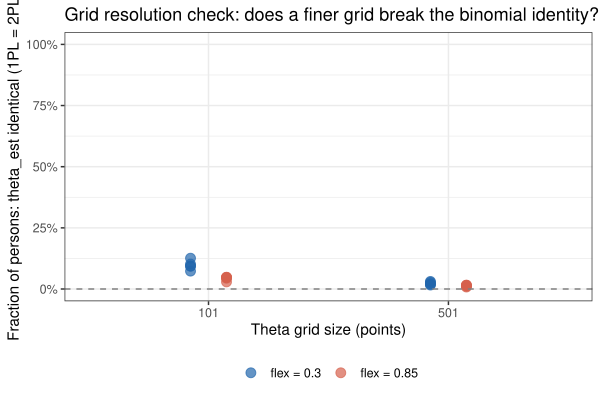

Write the R code that produced this figure.
# src/diag_grid_resolution.R
#
# Tests whether the 101-point theta grid causes artifical IMV identity
# across binomial models at high flex.
#
# Approach: take 10 reps from the existing RDS (5 high-flex, 5 low-flex),
# re-run the theta-scoring step for 1PL-logit vs 2PL-logit with 101 and
# 501 grid points, and compare theta_est and holdout IMV.
#
# Key question: at high flex, does a finer grid break the exact identity,
# or do the models genuinely converge?

suppressPackageStartupMessages({
  library(ggplot2)
  library(dplyr)
  library(scam)
  library(imv)
})

SIM <- "/home/ben/Dropbox/projects/irw/irw_site/sims"

# ── Shared model helpers ──────────────────────────────────────────────────────

gpcm_probs <- function(theta, a, b) {
  K  <- length(b) + 1L
  ln <- matrix(0, nrow = length(theta), ncol = K)
  for (k in seq_len(K - 1L))
    ln[, k + 1L] <- ln[, k] + a * (theta - b[k])
  ln <- ln - apply(ln, 1, max)
  ex <- exp(ln); ex / rowSums(ex)
}

binom_probs_fn <- function(theta, a, b, K) {
  p <- pmin(pmax(plogis(a * theta - b), 1e-10), 1 - 1e-10)
  outer(p, 0:(K - 1L), function(pp, k) dbinom(k, K - 1L, pp))
}

item_ll <- function(probs, X)
  sum(log(pmax(probs[cbind(seq_along(X), X + 1L)], 1e-15)))

fit_binom_1pl <- function(X, theta) {
  K <- max(X) + 1L
  mod <- glm(cbind(X, K - 1L - X) ~ offset(theta), family = binomial("logit"))
  list(a = 1.0, b = -coef(mod)[["(Intercept)"]])
}

fit_binom_2pl <- function(X, theta) {
  mod <- glm(cbind(X, max(X) + 1L - 1L - X) ~ theta, family = binomial("logit"))
  list(a = coef(mod)[["theta"]], b = -coef(mod)[["(Intercept)"]])
}

rand_mono_spline <- function(n_knots = 7L) {
  x_k <- seq(-4, 4, length.out = n_knots)
  y_k <- sort(runif(n_knots))
  splinefun(x_k, y_k, method = "monoH.FC")
}

np_probs_fn <- function(theta, a_j, b_j, K, flex, splines_j) {
  n       <- K - 1L
  theta_c <- pmin(pmax(theta, -4), 4)
  gpcm_cat <- gpcm_probs(theta, a_j, b_j)
  gpcm_cum <- matrix(NA_real_, length(theta), n)
  for (k in seq_len(n))
    gpcm_cum[, k] <- 1 - rowSums(gpcm_cat[, seq_len(k), drop = FALSE])
  rand_cum <- matrix(NA_real_, length(theta), n)
  for (k in seq_len(n))
    rand_cum[, k] <- pmin(pmax(splines_j[[k]](theta_c), 0), 1)
  cum <- (1 - flex) * gpcm_cum + flex * rand_cum
  if (n > 1L) cum <- t(apply(cum, 1, sort, decreasing = TRUE))
  probs <- cbind(
    1 - cum[, 1],
    if (n > 1L) cum[, seq_len(n - 1L), drop = FALSE] -
                cum[, seq_len(n - 1L) + 1L, drop = FALSE],
    cum[, n]
  )
  pmax(probs, 1e-10)
}

imv_c_fn <- function(y, pctt.tab, p1, p2) {
  nn  <- length(pctt.tab); iis <- 0:(nn - 1L); om <- numeric(nn)
  for (ii in iis) {
    ns <- om.tmp <- numeric()
    for (jj in iis[-match(ii, iis)]) {
      y2   <- y[y$resp %in% c(ii, jj), ]
      resp <- ifelse(y2$resp == ii, 1, 0)
      p1ii <- y2[[paste0(p1, ii)]]; p1jj <- y2[[paste0(p1, jj)]]
      p2ii <- y2[[paste0(p2, ii)]]; p2jj <- y2[[paste0(p2, jj)]]
      z    <- data.frame(resp = resp,
                         p1   = p1ii / (p1ii + p1jj),
                         p2   = p2ii / (p2ii + p2jj))
      om.tmp[as.character(jj)] <- imv.binary(z$resp, z$p1, z$p2)
      ns[as.character(jj)]     <- nrow(z)
    }
    om[ii + 1L] <- sum(om.tmp * ns) / sum(ns)
  }
  sum(om * pctt.tab) / sum(pctt.tab)
}

# ── Score theta from grid for one model ───────────────────────────────────────
score_theta <- function(fits, predict_fn, X_mat, ho_mat, N, K, n_grid) {
  theta_grid  <- seq(-4, 4, length.out = n_grid)
  N_ITEMS     <- ncol(X_mat)
  total_ll    <- matrix(0, N, length(theta_grid))
  for (j in seq_len(N_ITEMS)) {
    obs_j   <- which(!ho_mat[, j])
    pr_grid <- predict_fn(fits[[j]], theta_grid, K)
    total_ll[obs_j, ] <- total_ll[obs_j, ] +
      t(log(pmax(pr_grid, 1e-15)))[X_mat[obs_j, j] + 1L, ]
  }
  theta_grid[apply(total_ll, 1, which.max)]
}

# ── One simulated rep ─────────────────────────────────────────────────────────
run_grid_check <- function(flex, rep_seed, n_grids = c(101L, 501L),
                           N = 1000L, N_ITEMS = 10L, K = 5L) {
  set.seed(rep_seed)
  theta_true <- rnorm(N)
  shifts     <- runif(N_ITEMS, -1, 1)

  X_mat       <- matrix(NA_integer_, N, N_ITEMS)
  item_params <- vector("list", N_ITEMS)
  for (j in seq_len(N_ITEMS)) {
    a_j       <- rlnorm(1L, meanlog = 0, sdlog = 0.5)
    b_j       <- seq(-1.5, 1.5, length.out = K - 1L) + shifts[j] +
                 rnorm(K - 1L, 0, 0.3)
    splines_j <- lapply(seq_len(K - 1L), function(k) rand_mono_spline())
    probs_j   <- np_probs_fn(theta_true, a_j, b_j, K, flex, splines_j)
    probs_j   <- probs_j / rowSums(probs_j)
    X_j       <- apply(probs_j, 1, function(p) sample.int(K, 1L, prob = p) - 1L)
    tries <- 0L
    while (length(unique(X_j)) < K && tries < 5L) {
      shifts[j]  <- runif(1, -1, 1)
      b_j        <- seq(-1.5, 1.5, length.out = K - 1L) + shifts[j] + rnorm(K-1L,0,0.3)
      splines_j  <- lapply(seq_len(K - 1L), function(k) rand_mono_spline())
      probs_j    <- np_probs_fn(theta_true, a_j, b_j, K, flex, splines_j)
      probs_j    <- probs_j / rowSums(probs_j)
      X_j        <- apply(probs_j, 1, function(p) sample.int(K, 1L, prob = p) - 1L)
      tries      <- tries + 1L
    }
    X_mat[, j]       <- X_j
    item_params[[j]] <- list(a = a_j, b = b_j, splines = splines_j)
  }

  # 20% cell holdout
  n_ho   <- as.integer(0.2 * N * N_ITEMS)
  ho_lin <- sample(N * N_ITEMS, n_ho)
  ho_mat <- matrix(FALSE, N, N_ITEMS)
  ho_mat[ho_lin] <- TRUE
  ho_row <- row(ho_mat)[ho_lin]
  ho_col <- col(ho_mat)[ho_lin]
  all_X_ho <- X_mat[ho_lin]
  pctt.tab <- as.numeric(table(factor(all_X_ho, 0:(K-1)))) / length(all_X_ho)

  # Fit 1PL and 2PL using true theta (on training cells only)
  fits_1pl <- lapply(seq_len(N_ITEMS), function(j) {
    obs_j <- !ho_mat[, j]
    fit_binom_1pl(X_mat[obs_j, j], theta_true[obs_j])
  })
  fits_2pl <- lapply(seq_len(N_ITEMS), function(j) {
    obs_j <- !ho_mat[, j]
    fit_binom_2pl(X_mat[obs_j, j], theta_true[obs_j])
  })

  pred_1pl <- function(f, th, K) binom_probs_fn(th, f$a, f$b, K)
  pred_2pl <- function(f, th, K) binom_probs_fn(th, f$a, f$b, K)

  results <- lapply(n_grids, function(ng) {
    th_1pl <- score_theta(fits_1pl, pred_1pl, X_mat, ho_mat, N, K, ng)
    th_2pl <- score_theta(fits_2pl, pred_2pl, X_mat, ho_mat, N, K, ng)

    # Fraction of persons where theta_est is identical
    frac_same <- mean(th_1pl == th_2pl)

    # Holdout predictions
    pr_1pl <- matrix(NA_real_, n_ho, K)
    pr_2pl <- matrix(NA_real_, n_ho, K)
    for (j in seq_len(N_ITEMS)) {
      cells_j <- which(ho_col == j)
      if (length(cells_j) == 0L) next
      pr_1pl[cells_j, ] <- pred_1pl(fits_1pl[[j]], th_1pl[ho_row[cells_j]], K)
      pr_2pl[cells_j, ] <- pred_2pl(fits_2pl[[j]], th_2pl[ho_row[cells_j]], K)
    }

    # IMV: 2PL vs 1PL (positive = 2PL wins)
    df <- as.data.frame(pr_1pl); colnames(df) <- paste0("p1", 0:(K-1))
    df$resp <- all_X_ho
    for (k in 0:(K-1)) df[[paste0("p2", k)]] <- pr_2pl[, k+1L]
    imv_val <- tryCatch(imv_c_fn(df, pctt.tab, "p1", "p2"), error = function(e) NA_real_)

    data.frame(flex = flex, seed = rep_seed, n_grid = ng,
               frac_theta_same = frac_same,
               imv_2pl_vs_1pl  = imv_val,
               a_1pl_mean = mean(sapply(fits_1pl, `[[`, "a")),
               a_2pl_mean = mean(sapply(fits_2pl, `[[`, "a")))
  })
  do.call(rbind, results)
}

# ── Run checks ────────────────────────────────────────────────────────────────
cat("Running grid resolution check (low flex = 0.3, high flex = 0.85)...\n")

low_flex_seeds  <- 101:105
high_flex_seeds <- 201:205

low_results <- do.call(rbind, lapply(low_flex_seeds,  function(s) run_grid_check(0.3,  s)))
high_results <- do.call(rbind, lapply(high_flex_seeds, function(s) run_grid_check(0.85, s)))

all_results <- bind_rows(low_results, high_results)

cat("\n=== Results: fraction of persons with identical theta_est (1PL vs 2PL) ===\n")
print(
  all_results |>
    group_by(flex, n_grid) |>
    summarise(frac_same_mean = mean(frac_theta_same),
              imv_mean       = mean(imv_2pl_vs_1pl, na.rm=TRUE),
              a_2pl_mean     = mean(a_2pl_mean),
              .groups = "drop"),
  digits = 4
)

cat("\n=== Per-rep detail ===\n")
print(all_results, digits = 4)

# ── Plot ──────────────────────────────────────────────────────────────────────
p <- ggplot(all_results |> mutate(flex_lab = paste0("flex = ", flex)),
            aes(x = factor(n_grid), y = frac_theta_same, colour = factor(flex_lab))) +
  geom_point(size = 3, alpha = 0.7, position = position_dodge(width = 0.3)) +
  geom_hline(yintercept = 0, linetype = "dashed", colour = "grey50") +
  scale_y_continuous(labels = scales::percent_format(), limits = c(0, 1)) +
  scale_colour_manual(values = c("flex = 0.3" = "#2166ac", "flex = 0.85" = "#d6604d"),
                      name = NULL) +
  labs(x = "Theta grid size (points)", y = "Fraction of persons: theta_est identical (1PL = 2PL)",
       title = "Grid resolution check: does a finer grid break the binomial identity?") +
  theme_bw(base_size = 11) +
  theme(legend.position = "bottom")

ggsave("src/diag_grid_resolution.pdf", p, width = 6, height = 4)
message("Saved src/diag_grid_resolution.pdf")
